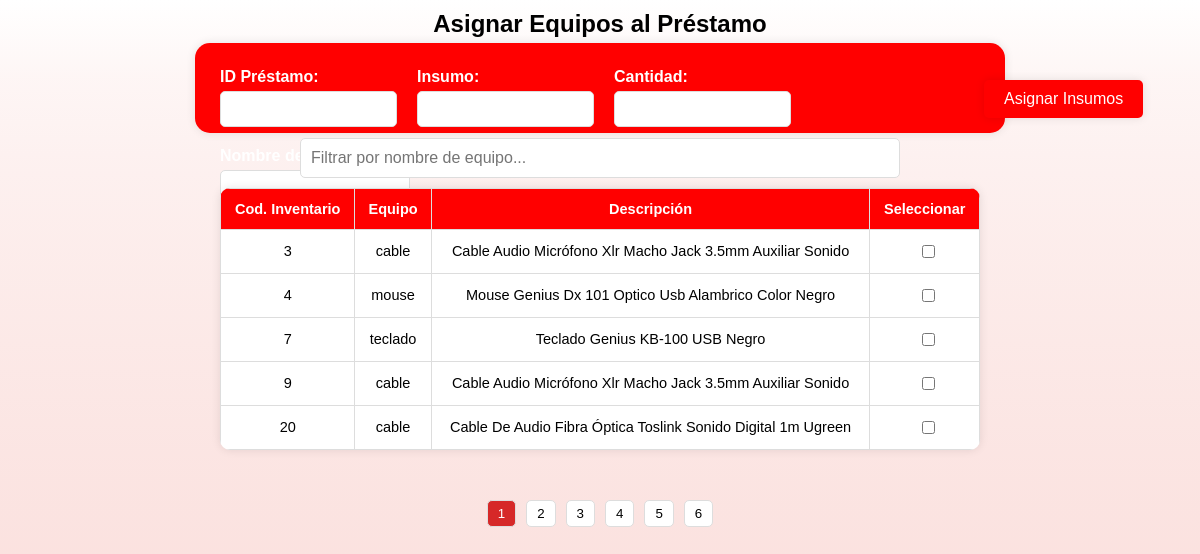
The page /FUNCIONARIO/lista_inventario.php on the database its author committed.
### tables this page shows
CREATE TABLE IF NOT EXISTS `inventario` (
  `cod_inventario` int NOT NULL AUTO_INCREMENT,
  `nivel_acceso` int NOT NULL,
  `id_prestamo` int NOT NULL,
  `nom_inventario` varchar(255) NOT NULL DEFAULT 'No asignado',
  `Descripcion` varchar(255) NOT NULL DEFAULT '"Sin descripcion"',
  `estado` enum('Libre','Averiado','Bodega','Prestado') NOT NULL DEFAULT 'Libre',
  `prestado_a` varchar(255) NOT NULL DEFAULT 'Nadie',
  PRIMARY KEY (`cod_inventario`),
  UNIQUE KEY `cod_inventario` (`cod_inventario`)
);

### FUNCIONARIO/lista_inventario.php (the view, shortened to what this page needs)
<?php
$conexion = new mysqli("localhost", "root", "", "basededatos");
$idPrestamo = isset($_GET['id']) ? $_GET['id'] : '';
$insumo = isset($_GET['inventario']) ? $_GET['inventario'] : '';
$cantidad = isset($_GET['cantidad']) ? $_GET['cantidad'] : '';
$sqlInventario = "SELECT cod_inventario, nom_inventario, descripcion
                  FROM inventario
                  WHERE estado = 'Libre' AND prestado_a = 'Nadie' AND nivel_acceso = '3'" ;
$resultadoInventario = $conexion->query($sqlInventario);
?>
<!DOCTYPE html>
<html lang="en">
<head>
</head>
<body>
    <div class="title1">
        <h2>Asignar Equipos al Préstamo</h2>
    </div>
    <div class="form-container">
        <form method="POST">
            <div class="form-group">
                <label for="idPrestamo">ID Préstamo:</label>
                <input type="text" id="idPrestamo" value="<?php echo $idPrestamo; ?>" readonly>
            </div>
            <div class="form-group">
                <label for="insumo">Insumo:</label>
                <input type="text" id="insumo" value="<?php echo $insumo; ?>" readonly>
            </div>
            <div class="form-group">
                <label for="cantidad">Cantidad:</label>
                <input type="text" id="cantidad" value="<?php echo $cantidad; ?>" readonly>
            </div>
            <div class="form-group">
                <label for="nombrePersona">Nombre del Encargado:</label>
            </div>
        </form>
    </div>
    <input type="text" id="filtro" class="filter-input" onkeyup="filtrarTabla()" placeholder="Filtrar por nombre de equipo...">
    <form action="procesar_inventario.php" method="POST">
        <table id="tabla-inventario">
            <thead>
                <tr class='encabezado'>
                    <th>Cod. Inventario</th>
                    <th>Equipo</th>
                    <th>Descripción</th>
                    <th>Seleccionar</th>
                </tr>
            </thead>
            <tbody>
                <?php
                if ($resultadoInventario->num_rows > 0) {
                    while ($fila = $resultadoInventario->fetch_assoc()) {
                        echo "<tr>";
                        echo "<td>" . $fila['cod_inventario'] . "</td>";
                        echo "<td>" . $fila['nom_inventario'] . "</td>";
                        echo "<td>" . $fila['descripcion'] . "</td>";
                        echo "<td><input type='checkbox' name='equipos[]' value='" . $fila['cod_inventario'] . "'></td>";
                        echo "</tr>";
                    }
                } else {
                    echo "<tr><td colspan='4' style='text-align: center;'>No se encontraron equipos disponibles</td></tr>";
                }
                ?>
            </tbody>
        </table>
        <div id="pagination-controls" class="pagination-controls"></div>
        <button type="submit" class="action-button">Asignar Insumos</button>
    </form>
</body>
</html>

### FUNCIONARIO/lista_inventario.php (style rules this page uses)
html, body { margin: 0; padding: 0; font-family: Arial, sans-serif; background: linear-gradient(to bottom, white, 30%, #FADBD8); min-height: 100vh; display: flex; flex-direction: column; align-items: center; }
body { padding: 10px; width: 100%; box-sizing: border-box; }
.title1 { font-family: "Lucida Sans Unicode", "Lucida Grande", Sans-Serif; color: black; text-align: center; position: relative; margin-top: -20px; }
form { background-color: transparent; padding: 20px; margin-bottom: 20px; width: 100%; max-width: 800px; display: flex; flex-wrap: wrap; gap: 20px; box-sizing: border-box; }
form label { font-weight: bold; margin-bottom: 5px; color: white; text-align: left; }
form input { width: 100%; padding: 10px; border: 1px solid #ddd; border-radius: 5px; font-size: 12px; box-sizing: border-box; }
.filter-input { width: 100%; max-width: 600px; padding: 10px; font-size: 16px; border: 1px solid #ddd; border-radius: 5px; margin-bottom: 20px; box-sizing: border-box; }
table { width: 100%; max-width: 1000px; border-collapse: collapse; font-size: 14.5px; margin-bottom: 10px; margin-top: -30px; background-color: white; box-shadow: 0 0 10px rgba(0, 0, 0, 0.1); border-radius: 10px; overflow: hidden; }
th, td { padding: 12px; text-align: center; border: 1px solid #ddd; }
th { background-color: red; color: white; font-weight: bold; }
.action-button { padding: 10px 20px; background-color: #ff0000; color: white; border: none; border-radius: 5px; cursor: pointer; font-size: 16px; position: absolute; top: 10%; left: 82%; box-shadow: 0 0 10px rgba(0, 0, 0, 0.1); }
.form-container { background-color: red; padding: 5px; border-radius: 15px; box-shadow: 0 0 10px rgba(0, 0, 0, 0.1); margin-bottom: 5px; width: 100%; max-width: 800px; margin-top: -15px; height: 80px; }
.form-group { display: flex; flex-direction: column; }
#pagination-controls { text-align: center; margin-top: 20px; width: 100%; }

### rows shown on the page
inventario: cod_inventario "3", nom_inventario "cable", Descripcion "Cable Audio Micrófono Xlr Macho Jack 3.5mm Auxiliar Sonido"
inventario: cod_inventario "4", nom_inventario "mouse", Descripcion "Mouse Genius Dx 101 Optico Usb Alambrico Color Negro"
inventario: cod_inventario "7", nom_inventario "teclado", Descripcion "Teclado Genius KB-100 USB Negro"
inventario: cod_inventario "9", nom_inventario "cable", Descripcion "Cable Audio Micrófono Xlr Macho Jack 3.5mm Auxiliar Sonido"
inventario: cod_inventario "20", nom_inventario "cable", Descripcion "Cable De Audio Fibra Óptica Toslink Sonido Digital 1m Ugreen"
